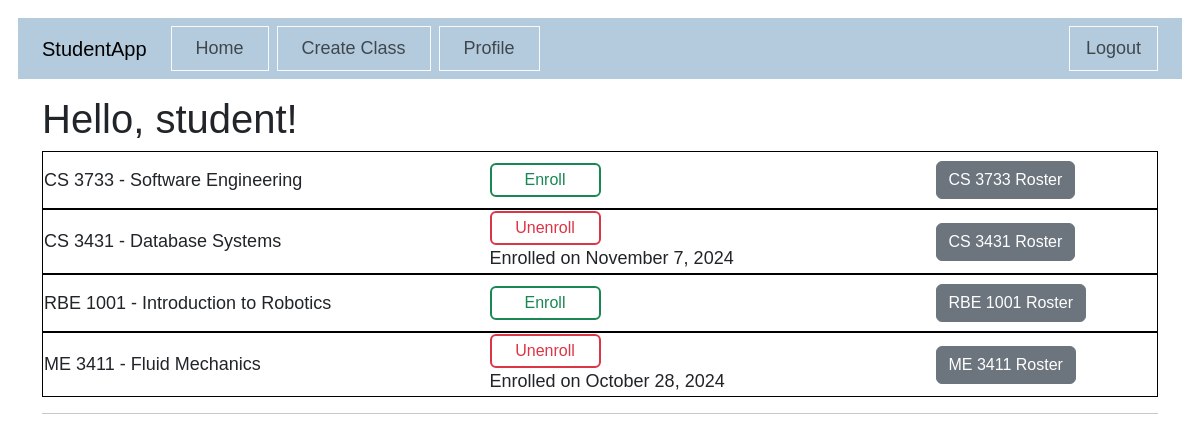
Page /index (signed in) on the committed database.
### app/main/models.py (models this page shows, shortened)
class Course(db.Model):
    id: sqlo.Mapped[int] = sqlo.mapped_column(primary_key=True)
    majorid: sqlo.Mapped[int] = sqlo.mapped_column(sqla.ForeignKey(Major.id), index=True)
    coursenum: sqlo.Mapped[str] = sqlo.mapped_column(sqla.String(4), index=True)
    title: sqlo.Mapped[str] = sqlo.mapped_column(sqla.String(150))
    major: sqlo.Mapped[Major] = sqlo.relationship('Major', back_populates='courses')
    roster: sqlo.WriteOnlyMapped['Enrolled'] = sqlo.relationship('Enrolled', back_populates='course_enrolled')
    def get_coursenum(self):
        return self.coursenum
    def get_title(self):
        return self.title
    def get_major(self):
        return self.major

class Major(db.Model):
    id: sqlo.Mapped[int] = sqlo.mapped_column(primary_key=True)
    name: sqlo.Mapped[str] = sqlo.mapped_column(sqla.String(20))
    department: sqlo.Mapped[str] = sqlo.mapped_column(sqla.String(150))
    courses: sqlo.WriteOnlyMapped['Course'] = sqlo.relationship('Course', back_populates='major')
    students_in_major: sqlo.WriteOnlyMapped['Student'] = sqlo.relationship(
        secondary=students_majors_table,
        primaryjoin=(students_majors_table.c.major_id == id),
        back_populates='majors_of_student'
    )
    def get_name(self):
        return self.name

class Enrolled(db.Model):
    __tablename__ = 'enrolled'
    student_id: sqlo.Mapped[int] = sqlo.mapped_column(sqla.ForeignKey(Student.id), primary_key=True)
    course_id: sqlo.Mapped[int] = sqlo.mapped_column(sqla.ForeignKey(Course.id), primary_key=True)
    enroll_date: sqlo.Mapped[Optional[datetime]] = sqlo.mapped_column(default=lambda: datetime.now(timezone.utc))
    student_enrolled: sqlo.Mapped['Student'] = sqlo.relationship('Student', back_populates='enrollments')
    course_enrolled: sqlo.Mapped['Course'] = sqlo.relationship('Course', back_populates='roster')

### app/main/routes.py (the view)
@main.route('/', methods=['GET'])
@main.route('/index', methods=['GET'])
@login_required
def index():
    empty_form = EmptyForm()
    courses = db.session.scalars(sqla.select(Course))
    students = db.session.scalars(sqla.select(Student))
    return render_template('index.html', title="Course List", courses=courses, students=students, form=empty_form)

### app/main/forms.py
class EmptyForm(FlaskForm):
    submit = SubmitField('Submit')

### app/main/models.py (called while the page is built)
@login.user_loader
def load_user(id):
    return db.session.get(Student, int(id))

    def get_username(self):
        return self.username

    def get_firstname(self):
        return self.firstname

    def get_lastname(self):
        return self.lastname

    def get_email(self):
        return self.email

    def get_last_seen_date(self):
        return self.last_seen

    def is_enrolled(self, new_class):
        return db.session.query(Enrolled).filter_by(student_id=self.id, course_id=new_class.id).count() > 0

    def get_enrolment_date(self, the_class):
        if self.is_enrolled(the_class):
            cur_enrollment = db.session.scalars(self.enrollments.select().where(Enrolled.course_id == the_class.id)).first()
            return cur_enrollment.enroll_date
        else:
            return None

### studentApp.py (called while the page is built)
@app.before_request
def beofre_request():
    if current_user.is_authenticated:
        current_user.last_seen = datetime.now(timezone.utc)
        db.session.add(current_user)
        db.session.commit()

@app.before_request
def initDB(*args, **kwargs):
    if app._got_first_request:
        db.create_all()

### app/main/templates/index.html
{% extends "base.html" %}
{% import 'bootstrap_wtf.html' as wtf %}
{% block content %}
    <h1>Hello, student!</h1>
    {% for course in courses %}
        {% include '_course.html'%}
    {% endfor %}
    <hr>
{% endblock %}

### app/main/templates/_course.html (shortened to what this page needs)
<table class="coursetable">
    <tr>
        <td width="40%">
            {{ course.get_major().get_name() }} {{ course.get_coursenum() }} - {{ course.get_title() }}
        </td>
        <td width="40%">
            {% if not current_user.is_enrolled(course) %}
            <form action="{{ url_for('main.enroll', course_id=course.id) }}" method="POST">
                {{ form.submit(value="Enroll", class='btn btn-outline-success border-2 col-3') }}
            </form>
            {% else %}
            <form action="{{ url_for('main.unenroll', course_id=course.id) }}" method="POST">
                {{ form.submit(value="Unenroll", class='btn btn-outline-danger border-2 col-3') }}
            </form>
            Enrolled on {{ moment(current_user.get_enrolment_date(course)).format('LL') }}
            {% endif %}
        </td>
        <td width="20%">
            <button class="btn btn-secondary col-15" onclick="get_roster('{{ course.id }}')">
                {{ course.get_major().get_name() }} {{ course.get_coursenum() }} Roster
            </button>
        </td>
    </tr>
</table>

### app/static/css/main.css (style rules this page uses)
body { margin: 0; padding: 1em; font-family: Tahoma, sans-serif; font-size: 18px; }
.coursetable { text-align: left; border: 1px black solid; width: 100%; font-size: 18px; }
.btn-outline-success { white-space: normal; padding: 3px 0px 3px 0px; margin: 10px 0px 10px 0px; }
.btn-outline-danger { white-space: normal; padding: 3px 0px 3px 0px; }

### rows in the picture
Course: get_major "CS", get_coursenum "3733", get_title "Software Engineering"
Course: get_major "CS", get_coursenum "3431", get_title "Database Systems"
Enrolled: enroll_date "November 7, 2024"
Course: get_major "RBE", get_coursenum "1001", get_title "Introduction to Robotics"
Course: get_major "ME", get_coursenum "3411", get_title "Fluid Mechanics"
Enrolled: enroll_date "October 28, 2024"
